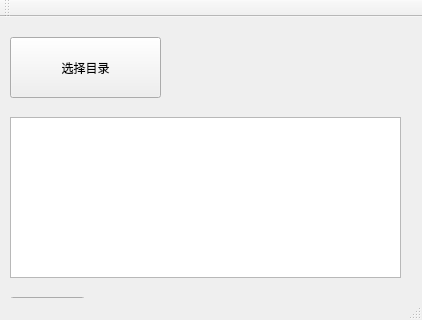
<?xml version="1.0" encoding="UTF-8"?>
<ui version="4.0">
 <class>MainWindow</class>
 <widget class="QMainWindow" name="MainWindow">
  <property name="geometry">
   <rect>
    <x>0</x>
    <y>0</y>
    <width>422</width>
    <height>320</height>
   </rect>
  </property>
  <property name="windowTitle">
   <string>MainWindow</string>
  </property>
  <property name="windowIcon">
   <iconset>
    <normaloff>:/images/logo.png</normaloff>:/images/logo.png</iconset>
  </property>
  <widget class="QWidget" name="centralWidget">
   <widget class="QPushButton" name="pushButton_selectDir">
    <property name="geometry">
     <rect>
      <x>10</x>
      <y>20</y>
      <width>151</width>
      <height>61</height>
     </rect>
    </property>
    <property name="text">
     <string>选择目录</string>
    </property>
   </widget>
   <widget class="QPushButton" name="pushButton">
    <property name="geometry">
     <rect>
      <x>10</x>
      <y>280</y>
      <width>75</width>
      <height>23</height>
     </rect>
    </property>
    <property name="text">
     <string/>
    </property>
   </widget>
   <widget class="QTextEdit" name="textEdit_debug">
    <property name="geometry">
     <rect>
      <x>10</x>
      <y>100</y>
      <width>391</width>
      <height>161</height>
     </rect>
    </property>
   </widget>
  </widget>
  <widget class="QMenuBar" name="menuBar">
   <property name="geometry">
    <rect>
     <x>0</x>
     <y>0</y>
     <width>422</width>
     <height>23</height>
    </rect>
   </property>
  </widget>
  <widget class="QToolBar" name="mainToolBar">
   <attribute name="toolBarArea">
    <enum>TopToolBarArea</enum>
   </attribute>
   <attribute name="toolBarBreak">
    <bool>false</bool>
   </attribute>
  </widget>
  <widget class="QStatusBar" name="statusBar"/>
 </widget>
 <layoutdefault spacing="6" margin="11"/>
 <resources/>
 <connections/>
</ui>
